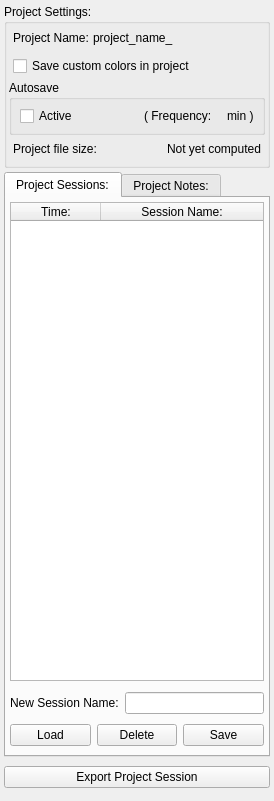
<?xml version="1.0" encoding="UTF-8"?>
<ui version="4.0">
 <class>ProjectDockWidget</class>
 <widget class="QDockWidget" name="ProjectDockWidget">
  <property name="geometry">
   <rect>
    <x>0</x>
    <y>0</y>
    <width>274</width>
    <height>801</height>
   </rect>
  </property>
  <property name="styleSheet">
   <string notr="true"/>
  </property>
  <property name="allowedAreas">
   <set>Qt::LeftDockWidgetArea|Qt::RightDockWidgetArea</set>
  </property>
  <property name="windowTitle">
   <string>Current Project</string>
  </property>
  <widget class="QWidget" name="dockWidgetContents">
   <layout class="QVBoxLayout" name="verticalLayout">
    <property name="spacing">
     <number>4</number>
    </property>
    <property name="leftMargin">
     <number>4</number>
    </property>
    <property name="topMargin">
     <number>4</number>
    </property>
    <property name="rightMargin">
     <number>4</number>
    </property>
    <property name="bottomMargin">
     <number>8</number>
    </property>
    <item>
     <widget class="QGroupBox" name="groupBox_2">
      <property name="sizePolicy">
       <sizepolicy hsizetype="Preferred" vsizetype="Fixed">
        <horstretch>0</horstretch>
        <verstretch>0</verstretch>
       </sizepolicy>
      </property>
      <property name="minimumSize">
       <size>
        <width>0</width>
        <height>140</height>
       </size>
      </property>
      <property name="title">
       <string>Project Settings:</string>
      </property>
      <layout class="QVBoxLayout" name="verticalLayout_4">
       <property name="spacing">
        <number>0</number>
       </property>
       <property name="leftMargin">
        <number>2</number>
       </property>
       <property name="topMargin">
        <number>0</number>
       </property>
       <property name="rightMargin">
        <number>2</number>
       </property>
       <property name="bottomMargin">
        <number>2</number>
       </property>
       <item>
        <widget class="QWidget" name="widget_4" native="true">
         <layout class="QHBoxLayout" name="horizontalLayout_7">
          <property name="spacing">
           <number>4</number>
          </property>
          <property name="margin">
           <number>4</number>
          </property>
          <item>
           <widget class="QLabel" name="label_2">
            <property name="sizePolicy">
             <sizepolicy hsizetype="Preferred" vsizetype="Preferred">
              <horstretch>0</horstretch>
              <verstretch>0</verstretch>
             </sizepolicy>
            </property>
            <property name="text">
             <string>Project Name:</string>
            </property>
           </widget>
          </item>
          <item>
           <widget class="QLabel" name="project_name_">
            <property name="sizePolicy">
             <sizepolicy hsizetype="MinimumExpanding" vsizetype="Preferred">
              <horstretch>0</horstretch>
              <verstretch>0</verstretch>
             </sizepolicy>
            </property>
            <property name="minimumSize">
             <size>
              <width>0</width>
              <height>20</height>
             </size>
            </property>
            <property name="text">
             <string>project_name_</string>
            </property>
           </widget>
          </item>
         </layout>
        </widget>
       </item>
       <item>
        <widget class="QWidget" name="widget_3" native="true">
         <property name="minimumSize">
          <size>
           <width>0</width>
           <height>28</height>
          </size>
         </property>
         <layout class="QHBoxLayout" name="horizontalLayout_2">
          <property name="spacing">
           <number>4</number>
          </property>
          <property name="margin">
           <number>4</number>
          </property>
          <item>
           <widget class="QCheckBox" name="custom_colors_checkbox_">
            <property name="text">
             <string>Save custom colors in project</string>
            </property>
           </widget>
          </item>
         </layout>
        </widget>
       </item>
       <item>
        <widget class="QGroupBox" name="groupBox">
         <property name="title">
          <string>Autosave</string>
         </property>
         <layout class="QVBoxLayout" name="verticalLayout_5">
          <property name="spacing">
           <number>4</number>
          </property>
          <property name="leftMargin">
           <number>4</number>
          </property>
          <property name="topMargin">
           <number>0</number>
          </property>
          <property name="rightMargin">
           <number>4</number>
          </property>
          <property name="bottomMargin">
           <number>0</number>
          </property>
          <item>
           <widget class="QWidget" name="widget_5" native="true">
            <property name="minimumSize">
             <size>
              <width>0</width>
              <height>32</height>
             </size>
            </property>
            <layout class="QHBoxLayout" name="horizontalLayout_3" stretch="1,0,0,0">
             <property name="spacing">
              <number>4</number>
             </property>
             <property name="margin">
              <number>4</number>
             </property>
             <item>
              <widget class="QCheckBox" name="autosave_checkbox_">
               <property name="text">
                <string>Active</string>
               </property>
              </widget>
             </item>
             <item>
              <widget class="QLabel" name="label">
               <property name="toolTip">
                <string>Controls for changing the Autosave frequency are located in the Preferences Manager</string>
               </property>
               <property name="text">
                <string>( Frequency:</string>
               </property>
              </widget>
             </item>
             <item>
              <widget class="QLabel" name="minutes_label_">
               <property name="toolTip">
                <string>Controls for changing the Autosave frequency are located in the Preferences Manager</string>
               </property>
               <property name="text">
                <string/>
               </property>
              </widget>
             </item>
             <item>
              <widget class="QLabel" name="label_6">
               <property name="toolTip">
                <string>Controls for changing the Autosave frequency are located in the Preferences Manager</string>
               </property>
               <property name="text">
                <string>min )</string>
               </property>
              </widget>
             </item>
            </layout>
           </widget>
          </item>
         </layout>
        </widget>
       </item>
       <item>
        <widget class="QWidget" name="widget_7" native="true">
         <property name="minimumSize">
          <size>
           <width>0</width>
           <height>28</height>
          </size>
         </property>
         <layout class="QHBoxLayout" name="autosave_layout_" stretch="1,0">
          <property name="spacing">
           <number>0</number>
          </property>
          <property name="margin">
           <number>4</number>
          </property>
          <item>
           <widget class="QLabel" name="label_3">
            <property name="toolTip">
             <string>Controls for activating and deactivating Smart Autosave are located in the Preferences Manager</string>
            </property>
            <property name="text">
             <string>Project file size:</string>
            </property>
           </widget>
          </item>
          <item>
           <widget class="QLabel" name="file_size_label_">
            <property name="toolTip">
             <string>Controls for activating and deactivating Smart Autosave are located in the Preferences Manager</string>
            </property>
            <property name="text">
             <string>Not yet computed</string>
            </property>
           </widget>
          </item>
         </layout>
        </widget>
       </item>
      </layout>
     </widget>
    </item>
    <item>
     <widget class="QTabWidget" name="tabWidget">
      <property name="sizePolicy">
       <sizepolicy hsizetype="Expanding" vsizetype="MinimumExpanding">
        <horstretch>0</horstretch>
        <verstretch>0</verstretch>
       </sizepolicy>
      </property>
      <property name="currentIndex">
       <number>0</number>
      </property>
      <widget class="QWidget" name="sessions_tab_">
       <attribute name="title">
        <string>Project Sessions:</string>
       </attribute>
       <layout class="QVBoxLayout" name="verticalLayout_8">
        <property name="margin">
         <number>4</number>
        </property>
        <item>
         <widget class="QTableWidget" name="sessions_list_">
          <property name="horizontalScrollBarPolicy">
           <enum>Qt::ScrollBarAlwaysOff</enum>
          </property>
          <property name="editTriggers">
           <set>QAbstractItemView::NoEditTriggers</set>
          </property>
          <property name="showDropIndicator" stdset="0">
           <bool>false</bool>
          </property>
          <property name="dragDropOverwriteMode">
           <bool>false</bool>
          </property>
          <property name="alternatingRowColors">
           <bool>true</bool>
          </property>
          <property name="selectionMode">
           <enum>QAbstractItemView::MultiSelection</enum>
          </property>
          <property name="selectionBehavior">
           <enum>QAbstractItemView::SelectRows</enum>
          </property>
          <property name="showGrid">
           <bool>false</bool>
          </property>
          <property name="gridStyle">
           <enum>Qt::SolidLine</enum>
          </property>
          <property name="wordWrap">
           <bool>false</bool>
          </property>
          <property name="cornerButtonEnabled">
           <bool>false</bool>
          </property>
          <property name="columnCount">
           <number>2</number>
          </property>
          <attribute name="horizontalHeaderDefaultSectionSize">
           <number>90</number>
          </attribute>
          <attribute name="horizontalHeaderMinimumSectionSize">
           <number>38</number>
          </attribute>
          <attribute name="horizontalHeaderStretchLastSection">
           <bool>true</bool>
          </attribute>
          <attribute name="verticalHeaderVisible">
           <bool>false</bool>
          </attribute>
          <attribute name="verticalHeaderDefaultSectionSize">
           <number>25</number>
          </attribute>
          <column>
           <property name="text">
            <string>Time:</string>
           </property>
          </column>
          <column>
           <property name="text">
            <string>Session Name:</string>
           </property>
          </column>
         </widget>
        </item>
        <item>
         <widget class="QWidget" name="session_save_delete_widget_" native="true">
          <property name="minimumSize">
           <size>
            <width>0</width>
            <height>64</height>
           </size>
          </property>
          <property name="maximumSize">
           <size>
            <width>16777215</width>
            <height>64</height>
           </size>
          </property>
          <layout class="QVBoxLayout" name="verticalLayout_2">
           <property name="spacing">
            <number>0</number>
           </property>
           <property name="margin">
            <number>0</number>
           </property>
           <item>
            <widget class="QWidget" name="widget_9" native="true">
             <property name="minimumSize">
              <size>
               <width>0</width>
               <height>32</height>
              </size>
             </property>
             <property name="maximumSize">
              <size>
               <width>16777215</width>
               <height>32</height>
              </size>
             </property>
             <layout class="QHBoxLayout" name="horizontalLayout_5">
              <property name="margin">
               <number>0</number>
              </property>
              <item>
               <widget class="QLabel" name="label_4">
                <property name="text">
                 <string>New Session Name:</string>
                </property>
               </widget>
              </item>
              <item>
               <widget class="QLineEdit" name="session_name_linedit_">
                <property name="focusPolicy">
                 <enum>Qt::ClickFocus</enum>
                </property>
                <property name="text">
                 <string/>
                </property>
               </widget>
              </item>
             </layout>
            </widget>
           </item>
           <item>
            <widget class="QWidget" name="widget" native="true">
             <property name="sizePolicy">
              <sizepolicy hsizetype="Preferred" vsizetype="Fixed">
               <horstretch>0</horstretch>
               <verstretch>0</verstretch>
              </sizepolicy>
             </property>
             <property name="minimumSize">
              <size>
               <width>0</width>
               <height>32</height>
              </size>
             </property>
             <property name="maximumSize">
              <size>
               <width>16777215</width>
               <height>32</height>
              </size>
             </property>
             <layout class="QHBoxLayout" name="horizontalLayout">
              <property name="margin">
               <number>0</number>
              </property>
              <item>
               <widget class="QPushButton" name="load_session_button_">
                <property name="text">
                 <string>Load</string>
                </property>
               </widget>
              </item>
              <item>
               <widget class="QPushButton" name="delete_session_button_">
                <property name="text">
                 <string>Delete</string>
                </property>
               </widget>
              </item>
              <item>
               <widget class="QPushButton" name="save_session_button_">
                <property name="text">
                 <string>Save</string>
                </property>
               </widget>
              </item>
             </layout>
            </widget>
           </item>
          </layout>
         </widget>
        </item>
       </layout>
      </widget>
      <widget class="QWidget" name="notes_tab_">
       <attribute name="title">
        <string>Project Notes:</string>
       </attribute>
       <layout class="QVBoxLayout" name="verticalLayout_6">
        <property name="margin">
         <number>4</number>
        </property>
        <item>
         <widget class="QTreeWidget" name="notes_tree_">
          <property name="sizePolicy">
           <sizepolicy hsizetype="Expanding" vsizetype="MinimumExpanding">
            <horstretch>0</horstretch>
            <verstretch>0</verstretch>
           </sizepolicy>
          </property>
          <property name="horizontalScrollBarPolicy">
           <enum>Qt::ScrollBarAlwaysOff</enum>
          </property>
          <property name="editTriggers">
           <set>QAbstractItemView::NoEditTriggers</set>
          </property>
          <property name="showDropIndicator" stdset="0">
           <bool>false</bool>
          </property>
          <property name="alternatingRowColors">
           <bool>true</bool>
          </property>
          <property name="verticalScrollMode">
           <enum>QAbstractItemView::ScrollPerPixel</enum>
          </property>
          <property name="indentation">
           <number>15</number>
          </property>
          <property name="animated">
           <bool>true</bool>
          </property>
          <property name="wordWrap">
           <bool>true</bool>
          </property>
          <column>
           <property name="text">
            <string>Notes:</string>
           </property>
          </column>
         </widget>
        </item>
        <item>
         <widget class="QTextEdit" name="note_edit_">
          <property name="sizePolicy">
           <sizepolicy hsizetype="Expanding" vsizetype="Fixed">
            <horstretch>0</horstretch>
            <verstretch>0</verstretch>
           </sizepolicy>
          </property>
          <property name="minimumSize">
           <size>
            <width>0</width>
            <height>75</height>
           </size>
          </property>
          <property name="maximumSize">
           <size>
            <width>16777215</width>
            <height>75</height>
           </size>
          </property>
          <property name="focusPolicy">
           <enum>Qt::StrongFocus</enum>
          </property>
          <property name="horizontalScrollBarPolicy">
           <enum>Qt::ScrollBarAlwaysOff</enum>
          </property>
          <property name="documentTitle">
           <string/>
          </property>
          <property name="html">
           <string>&lt;!DOCTYPE HTML PUBLIC &quot;-//W3C//DTD HTML 4.0//EN&quot; &quot;http://www.w3.org/TR/REC-html40/strict.dtd&quot;&gt;
&lt;html&gt;&lt;head&gt;&lt;meta name=&quot;qrichtext&quot; content=&quot;1&quot; /&gt;&lt;style type=&quot;text/css&quot;&gt;
p, li { white-space: pre-wrap; }
&lt;/style&gt;&lt;/head&gt;&lt;body style=&quot; font-family:'MS Shell Dlg 2'; font-size:8.25pt; font-weight:400; font-style:normal;&quot;&gt;
&lt;p style=&quot; margin-top:0px; margin-bottom:0px; margin-left:0px; margin-right:0px; -qt-block-indent:0; text-indent:0px;&quot;&gt;&lt;span style=&quot; font-size:8pt;&quot;&gt;Enter your note here.&lt;/span&gt;&lt;/p&gt;&lt;/body&gt;&lt;/html&gt;</string>
          </property>
          <property name="acceptRichText">
           <bool>false</bool>
          </property>
         </widget>
        </item>
        <item>
         <widget class="QWidget" name="widget_6" native="true">
          <property name="sizePolicy">
           <sizepolicy hsizetype="Preferred" vsizetype="Fixed">
            <horstretch>0</horstretch>
            <verstretch>0</verstretch>
           </sizepolicy>
          </property>
          <property name="minimumSize">
           <size>
            <width>0</width>
            <height>32</height>
           </size>
          </property>
          <layout class="QHBoxLayout" name="horizontalLayout_4">
           <property name="spacing">
            <number>0</number>
           </property>
           <property name="margin">
            <number>0</number>
           </property>
           <item>
            <spacer name="horizontalSpacer">
             <property name="orientation">
              <enum>Qt::Horizontal</enum>
             </property>
             <property name="sizeHint" stdset="0">
              <size>
               <width>40</width>
               <height>20</height>
              </size>
             </property>
            </spacer>
           </item>
           <item>
            <widget class="QPushButton" name="save_note_button_">
             <property name="minimumSize">
              <size>
               <width>75</width>
               <height>0</height>
              </size>
             </property>
             <property name="text">
              <string>Save Note</string>
             </property>
            </widget>
           </item>
          </layout>
         </widget>
        </item>
       </layout>
      </widget>
     </widget>
    </item>
    <item>
     <widget class="QWidget" name="widget_2" native="true">
      <property name="minimumSize">
       <size>
        <width>0</width>
        <height>32</height>
       </size>
      </property>
      <property name="maximumSize">
       <size>
        <width>16777215</width>
        <height>32</height>
       </size>
      </property>
      <layout class="QHBoxLayout" name="horizontalLayout_6">
       <property name="spacing">
        <number>0</number>
       </property>
       <property name="margin">
        <number>0</number>
       </property>
       <item>
        <widget class="QPushButton" name="export_project_button_">
         <property name="toolTip">
          <string>Select a session you want to export to enable this button.</string>
         </property>
         <property name="text">
          <string>Export Project Session</string>
         </property>
        </widget>
       </item>
      </layout>
     </widget>
    </item>
   </layout>
  </widget>
 </widget>
 <resources/>
 <connections/>
</ui>
